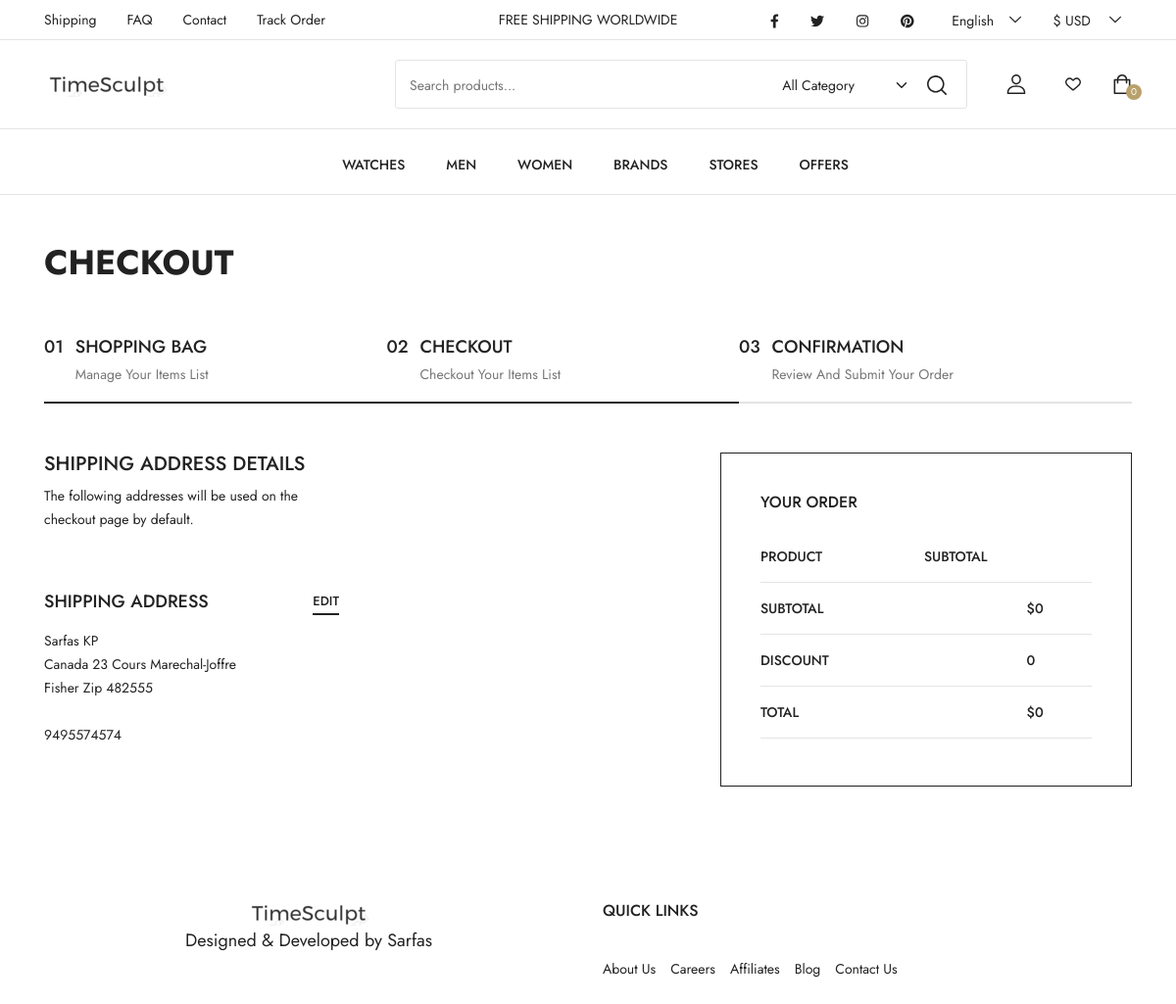
Screenshot of /checkout/ (signed in) with the database file from the repository.
### home/models.py (models this page shows)
class Address(models.Model):
    user = models.OneToOneField(User, on_delete=models.CASCADE)
    country = models.CharField(max_length=255, null=True, blank=True)
    street_address = models.CharField(max_length=255, null=True, blank=True)
    city = models.CharField(max_length=255, null=True, blank=True)
    zipcode = models.CharField(max_length=255, null=True, blank=True)
    phone = models.CharField(max_length=255, null=True, blank=True)
    def __str__(self):
        return f"{self.user.username}'s Address"

### home/views.py (the view, shortened to what this page needs)
# urls.py: path('checkout/', CheckOut.as_view(), name='checkout'),
class CheckOut(LoginRequiredMixin,TemplateView):
    template_name = 'checkout.html'
    login_url = '/userlogin/'
    def get_context_data(self, **kwargs):
        context = super().get_context_data(**kwargs)
        if self.request.user.is_authenticated:
            context['first_name'] = self.request.user.first_name
            context['last_name'] = self.request.user.last_name
            address_exists =Address.objects.filter(user=self.request.user).exists()
            if address_exists :
                context['address'] = Address.objects.get(user=self.request.user)
                current_user = self.request.user
                context['cart'] = Cart.objects.filter(user=current_user)
                cart = Cart.objects.filter(user=current_user)
                pamount,famount,damount=0,0,0
                for c in cart:
                    pamount += c.watch_name.price
                    famount += c.watch_name.actual_price()
                    damount += c.watch_name.discounted_price()
                print(context)
                context['famount'] = famount
                context['pamount'] = pamount
                context['damount'] = damount
        return context

### home/common_context_processors.py (called while the page is built)
def base_common(request):
    cart_item={}
    cart_count=0
    famount=0
    brands=Watch.BRAND_CHOICES
    if request.user.is_authenticated:
        try:
            user = request.user
            cart_item = Cart.objects.filter(user=user)
            cart_count=cart_item.count()
            famount=0
            for c in cart_item:
                famount += c.watch_name.actual_price()
        except Cart.DoesNotExist:
            pass
    return {
        'cart_item': cart_item,'famount':famount,'cart_count':cart_count,'brands':brands
    }

### templates/checkout.html (shortened to what this page needs)
{% extends 'base.html' %}
{% load static %}
{% block main %}
  <main>
    <div class="mb-4 pb-4"></div>
    <section class="shop-checkout container">
      <h2 class="page-title">Checkout</h2>
      <div class="checkout-steps">
        <a href="shop_cart.html" class="checkout-steps__item active">
          <span class="checkout-steps__item-number">01</span>
          <span class="checkout-steps__item-title">
            <span>Shopping Bag</span>
            <em>Manage Your Items List</em>
          </span>
        </a>
        <a href="shop_checkout.html" class="checkout-steps__item active">
          <span class="checkout-steps__item-number">02</span>
          <span class="checkout-steps__item-title">
            <span>Checkout</span>
            <em>Checkout Your Items List</em>
          </span>
        </a>
        <a href="shop_order_complete.html" class="checkout-steps__item">
          <span class="checkout-steps__item-number">03</span>
          <span class="checkout-steps__item-title">
            <span>Confirmation</span>
            <em>Review And Submit Your Order</em>
          </span>
        </a>
      </div>
        <div class="checkout-form">
          <div class="billing-info__wrapper">
            <div class="row">
              <div class="col-md-6">
                <h4>SHIPPING ADDRESS DETAILS</h4>
                <div class="page-content my-account__address">
                  <p class="notice">The following addresses will be used on the checkout page by default.</p>
                  <div class="my-account__address-list">
                    <div class="my-account__address-item">
                      <div class="my-account__address-item__title">
                        <h5>Shipping Address</h5>
                        <a href="#">Edit</a>
                      </div>
                      <div class="my-account__address-item__detail">
                        <p>{{first_name}} {{last_name}}</p>
                        <p>{{address.country}} {{address.street_address}} </p>
                        <p>{{address.city}} Zip {{address.zipcode}}</p>
                        <br>
                        <p>{{address.phone}}</p>
                      </div>
                    </div>
                  </div>
                </div>
              </div>
            </div>
          </div>
          <div class="checkout__totals-wrapper">
            <div class="sticky-content">
              <div class="checkout__totals">
                <h3>Your Order</h3>
                <table class="checkout-cart-items">
                  <thead>
                    <tr>
                      <th>PRODUCT</th>
                      <th>SUBTOTAL</th>
                    </tr>
                  </thead>
                </table>
                <table class="checkout-totals">
                  <tbody>
                    <tr>
                      <th>SUBTOTAL</th>
                      <td>${{pamount}}</td>
                    </tr>
                    <tr>
                      <th>DISCOUNT</th>
                      <td>{{damount}}</td>
                    </tr>
                    <tr>
                      <th>TOTAL</th>
                      <td>${{famount}}</td>
                    </tr>
                  </tbody>
                </table>
              </div>
            </div>
          </div>
        </div>
    </section>
  </main>
  <div class="mb-5 pb-xl-5"></div>
{% endblock main %}

### rows the page displays
Address: country "Canada", street_address "23 Cours Marechal-Joffre", city "Fisher", zipcode "482555", phone "9495574574"

### other values shown
{{ cart_count }} "0"
{{ first_name }} "Sarfas"
{{ last_name }} "KP"
{{ pamount }} "0"
{{ damount }} "0"
{{ famount }} "0"
